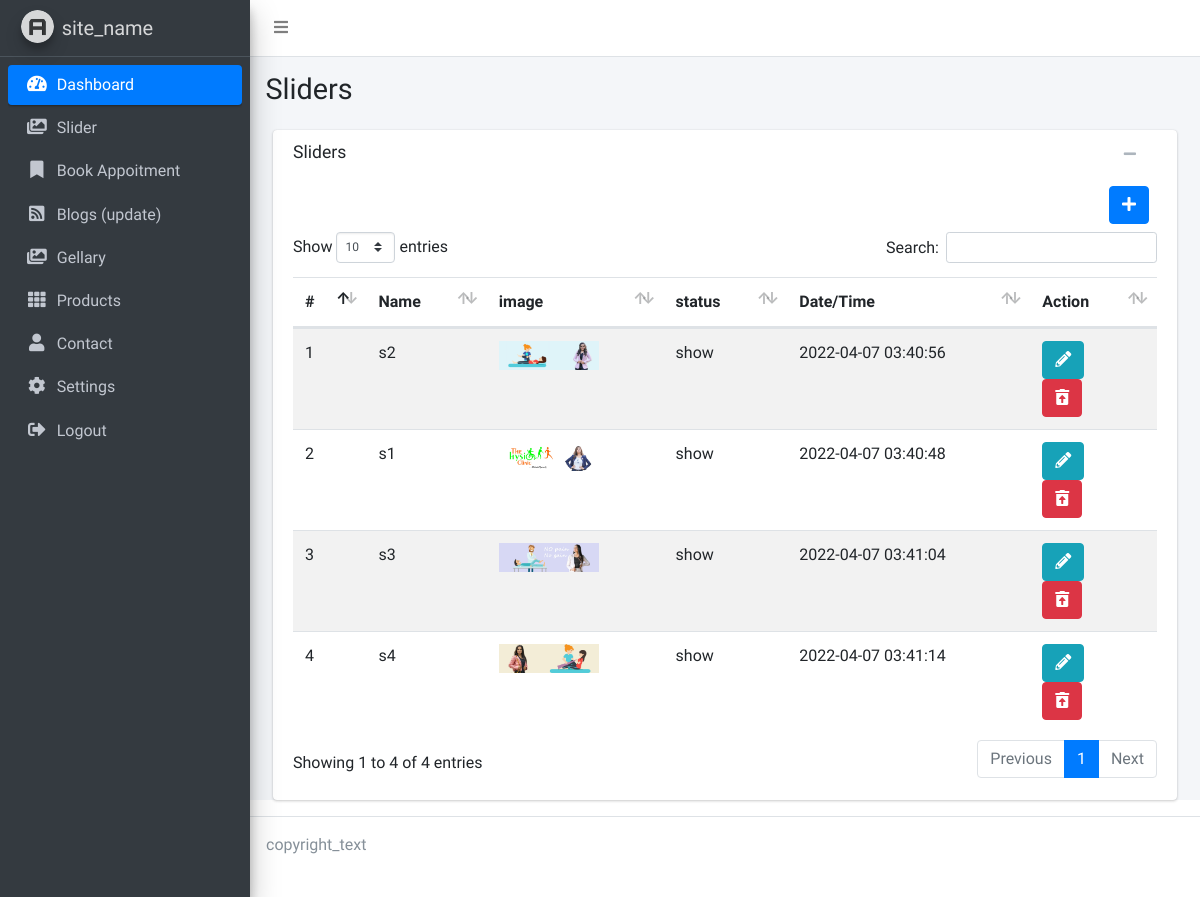
The page /admin/slider_list.php (signed in) on the database its author committed.
### tables this page shows
CREATE TABLE IF NOT EXISTS `sliders` (
  `id` int(11) NOT NULL AUTO_INCREMENT,
  `name` varchar(250) NOT NULL,
  `img` text NOT NULL,
  `status` enum('show','hide') NOT NULL,
  `created_at` timestamp NOT NULL,
  `updated_at` timestamp NOT NULL,
  PRIMARY KEY (`id`)
);

### functions.php (called while the page is built, shortened)
<?php
    function gethost()
    {
       return "http://localhost/sahyogphysio";
    }
?>

### admin/slider_list.php (the view, shortened to what this page needs)
<?php
include_once '../database.php';
include '../functions.php';
$sqlget = "SELECT id, name,img,status,created_at FROM sliders";
$alldata = mysqli_query($conn, $sqlget);
 include 'layouts/header.php';
 ?>
<section class="content-header">
    <div class="container-fluid">
        <div class="row mb-2">
            <div class="col-sm-6">
                <h1>Sliders</h1>
            </div>
        </div>
    </div>
</section>
  <section class="content">
        <div class="container-fluid">
            <div class="col-md-12">
                <div class="card card-default">
                    <div class="card-header">
                        <h3 class="card-title">Sliders</h3>
                        <div class="card-tools">
                            <button type="button" class="btn btn-tool" data-card-widget="collapse"><i class="fas fa-minus"></i></button>
                            <button type="button" class="btn btn-tool" data-card-widget="remove"><i class="fas fa-remove"></i></button>
                        </div>
                    </div>
                    <div class="card-body">
                        <div class="text-right m-2">
                            <a href="slider_create.php" class="btn btn-primary"><i class="fa fa-plus"></i> </a>
                        </div>
                        <table id="myTable" class="table table-striped">
                            <thead>
                                <tr>
                                    <th>#</th>
                                    <th>Name</th>
                                    <th>image</th>
                                    <th>status</th>
                                    <th>Date/Time</th>
                                    <th>Action</th>
                                </tr>
                            </thead>
                            <tbody>
                            <?php
                            $no=1;
                                if (mysqli_num_rows($alldata) > 0) {
                                    while($row = mysqli_fetch_assoc($alldata)) {
                                    echo '<tr> <td>'.$no++.'</td>'.
                                    '<td>'.$row['name'].'</td>'.
                                    '<td><img width="100" src="'. gethost() .$row['img'].'" alt="'.$row['name'].'"></td>'.
                                    '<td>'.$row['status'].'</td>'.
                                    '<td>'.$row['created_at'].'</td>'.
                                    '<td>
                                        <a href="slider_edit.php?id='.$row['id'].'" class="btn btn-info"><i class="fas fa-pencil-alt"></i></a>
                                        <form method="post">
                                            <input type="hidden" name="delete_id" value='.$row['id'].'>
                                            <button class="btn btn-danger" name="submit"><i class="fas fa-trash-restore-alt"></i></button>
                                        </form>
                                    </td>'.
                                '</tr>';
                                    }
                                } else {
                                    echo "<tr>
                                    <td colspan='6' style='text-align: center;'>Data Not Found</td></tr>";
                                }
                            ?>
                            </tbody>
                        </table>
                    </div>
                </div>
            </div>
        </div>
    </section>
    <?php include 'layouts/footer.php';?>

### admin/assets/style.css (style rules this page uses)
.card-body { padding-top: 0px !important; }

### rows shown on the page
sliders: name "s2", img (picture), status "show", created_at "2022-04-07 03:40:56"
sliders: name "s1", img (picture), status "show", created_at "2022-04-07 03:40:48"
sliders: name "s3", img (picture), status "show", created_at "2022-04-07 03:41:04"
sliders: name "s4", img (picture), status "show", created_at "2022-04-07 03:41:14"
